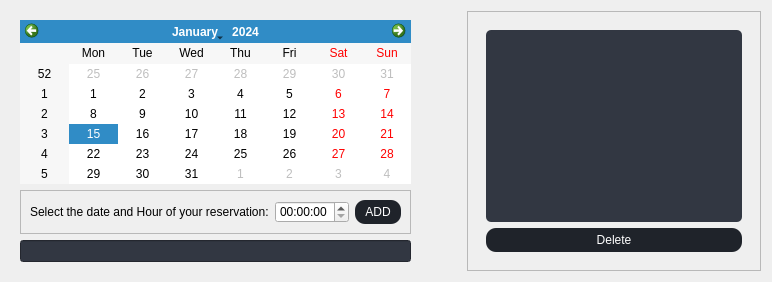
                   <widget class="QWidget" name="calendarPage">
                    <layout class="QHBoxLayout" name="horizontalLayout_85">
                     <item>
                      <widget class="QWidget" name="widget_5" native="true">
                       <layout class="QHBoxLayout" name="horizontalLayout_86">
                        <property name="rightMargin">
                         <number>50</number>
                        </property>
                        <item>
                         <layout class="QVBoxLayout" name="verticalLayout_36">
                          <item>
                           <widget class="QCalendarWidget" name="date">
                            <property name="styleSheet">
                             <string notr="true">QCalendarWidget {
    background-color: rgb(50, 55, 66);
    color: #fff;
    selection-background-color: rgb(31, 35, 42);
    border: none;
    border-radius: 5px;
    padding: 5px;
}

QCalendarWidget QHeaderView::section {
    background-color: rgb(31, 35, 42);
    color: #fff;
    padding: 5px;
    border: none;
    border-right: 1px solid rgb(50, 55, 66);
}

QCalendarWidget QTableView::item:selected {
    background-color: rgb(31, 35, 42);
    color: #fff;
}

QCalendarWidget QScrollBar:horizontal {
    background-color: rgb(31, 35, 42);
    height: 10px;
}

QCalendarWidget QScrollBar::handle:horizontal {
    background-color: rgb(50, 55, 66);
    border-radius: 5px;
}

QCalendarWidget QScrollBar::add-line:horizontal,
QCalendarWidget QScrollBar::sub-line:horizontal {
    border: none;
    background: none;
}

QCalendarWidget QScrollBar::add-page:horizontal,
QCalendarWidget QScrollBar::sub-page:horizontal {
    background: none;
}

QCalendarWidget QHeaderView {
   border-color: rgb(50, 55, 66);
}</string>
                            </property>
                           </widget>
                          </item>
                          <item>
                           <widget class="QFrame" name="frame_19">
                            <property name="styleSheet">
                             <string notr="true">
                                                  QFrame#frame_19 QPushButton {
                                                  color: #fff;
                                                  background-color: rgb(31, 35, 42);
                                                  border-radius: 10px;
                                                  padding: 5px 10px;
                                                  text-align: center;
                                                  border: none;
                                                  }
                                                  QFrame#frame_19 QPlainTextEdit {
                                                  background-color: rgb(50, 55, 66);
                                                  border: none;
                                                  border-radius: 5px;
                                                  color: #fff;
                                                  padding: 5px;
                                                  }


                                                  QFrame#frame_19 QPushButton:hover {
                                                  background-color: rgb(50, 55, 66);
                                                  }

                                                  /* Line Edit */
                                                  QFrame#frame_19 QLineEdit {
                                                  background-color: rgb(50, 55, 66);
                                                  border: none;
                                                  border-radius: 5px;
                                                  color: #fff;
                                                  padding: 5px;
                                                  }

                                            

                                            

                                               
                                              

                                              

                                            

                                                </string>
                            </property>
                            <property name="frameShape">
                             <enum>QFrame::StyledPanel</enum>
                            </property>
                            <property name="frameShadow">
                             <enum>QFrame::Raised</enum>
                            </property>
                            <layout class="QHBoxLayout" name="horizontalLayout_88">
                             <item>
                              <widget class="QLabel" name="label_40">
                               <property name="text">
                                <string>Select the date and Hour of your reservation:</string>
                               </property>
                              </widget>
                             </item>
                             <item>
                              <widget class="QTimeEdit" name="hourRdvAmb"/>
                             </item>
                             <item>
                              <widget class="QPushButton" name="AddRdvBtn">
                               <property name="mouseTracking">
                                <bool>true</bool>
                               </property>
                               <property name="styleSheet">
                                <string notr="true"/>
                               </property>
                               <property name="text">
                                <string>ADD</string>
                               </property>
                              </widget>
                             </item>
                            </layout>
                           </widget>
                          </item>
                          <item>
                           <widget class="QLineEdit" name="lineEditIdvAmb">
                            <property name="styleSheet">
                             <string notr="true">background-color: rgb(50, 55, 66);</string>
                            </property>
                           </widget>
                          </item>
                         </layout>
                        </item>
                       </layout>
                      </widget>
                     </item>
                     <item>
                      <widget class="QFrame" name="frame_20">
                       <property name="styleSheet">
                        <string notr="true">
                                                  QFrame#frame_20 QPushButton {
                                                  color: #fff;
                                                  background-color: rgb(31, 35, 42);
                                                  border-radius: 10px;
                                                  padding: 5px 10px;
                                                  text-align: center;
                                                  border: none;
                                                  }
                                                  QFrame#frame_20 QPlainTextEdit {
                                                  background-color: rgb(50, 55, 66);
                                                  border: none;
                                                  border-radius: 5px;
                                                  color: #fff;
                                                  padding: 5px;
                                                  }


                                                  QFrame#frame_20 QPushButton:hover {
                                                  background-color: rgb(50, 55, 66);
                                                  }

                                                  /* Line Edit */
                                                  QFrame#frame_20 QLineEdit {
                                                  background-color: rgb(50, 55, 66);
                                                  border: none;
                                                  border-radius: 5px;
                                                  color: #fff;
                                                  padding: 5px;
                                                  }

                                            
</string>
                       </property>
                       <property name="frameShape">
                        <enum>QFrame::StyledPanel</enum>
                       </property>
                       <property name="frameShadow">
                        <enum>QFrame::Raised</enum>
                       </property>
                       <layout class="QHBoxLayout" name="horizontalLayout_27">
                        <item>
                         <widget class="QWidget" name="widget_6" native="true">
                          <layout class="QVBoxLayout" name="verticalLayout_37">
                           <item>
                            <widget class="QTableView" name="RdvlistView">
                             <property name="styleSheet">
                              <string notr="true">QWidget#widget_6 QTableView {
                                                background-color: rgb(50, 55, 66);
                                                color: #fff;
                                                selection-background-color: rgb(31, 35, 42);
                                                border: none;
                                                border-radius: 5px;
                                                padding: 5px;
                                                }

                                                QWidget#widget_6 QHeaderView::section {
                                                background-color: rgb(31, 35, 42);
                                                color: #fff;
                                                padding: 5px;
                                                border: none;
                                                border-right: 1px solid rgb(50, 55, 66);
                                                }

                                                QWidget#widget_6 QTableView::item:selected {
                                                background-color: rgb(31, 35, 42);
                                                color: #fff;
                                                }
                                                QWidget#widget_6 QScrollBar:horizontal {
                                                background-color: rgb(31, 35, 42);
                                                height: 10px;
                                                }

                                                QWidget#widget_6 QScrollBar::handle:horizontal {
                                                background-color: rgb(50, 55, 66);
                                                border-radius: 5px;
                                                }

                                               QWidget#widget_6 QScrollBar::add-line:horizontal,
                                                QWidget#widget_6 QScrollBar::sub-line:horizontal {
                                                border: none;
                                                background: none;
                                                }

                                                QWidget#widget_6QScrollBar::add-page:horizontal,
                                                QWidget#widget_6 QScrollBar::sub-page:horizontal {
                                                background: none;
                                                }
</string>
                             </property>
                            </widget>
                           </item>
                           <item>
                            <widget class="QPushButton" name="DeleteRdvBtn">
                             <property name="mouseTracking">
                              <bool>true</bool>
                             </property>
                             <property name="styleSheet">
                              <string notr="true"/>
                             </property>
                             <property name="text">
                              <string>Delete</string>
                             </property>
                            </widget>
                           </item>
                          </layout>
                         </widget>
                        </item>
                       </layout>
                      </widget>
                     </item>
                    </layout>
                   </widget>
